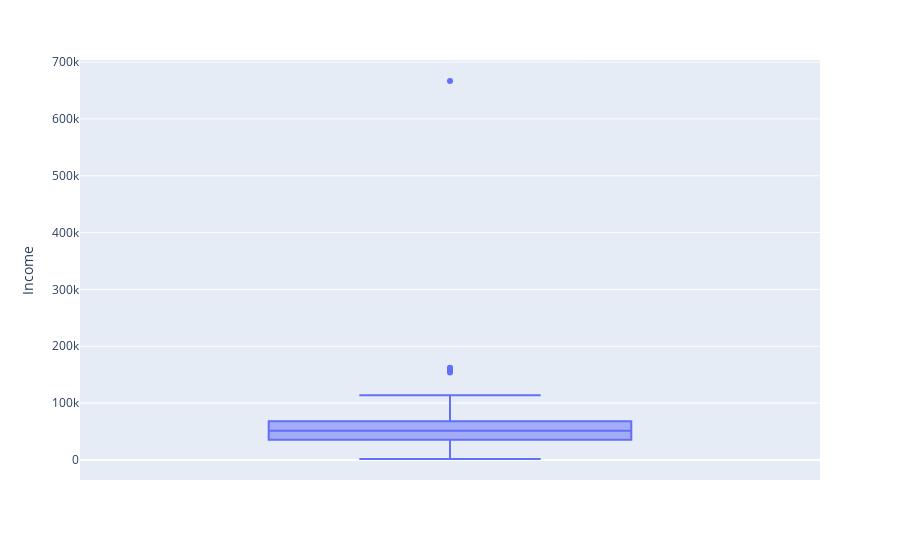

Write notebook code for a chart like this one.
### Code cell
#create a box plot

fig_income = px.box(data, y= 'Income')

fig_income.show()

### Figure 1 — Plotly figure (JSON) as saved in the notebook; plotly's stock layout.template omitted (floating-point values rounded to 4 significant figures; data arrays with more than 128 entries replaced by an {"elided": "..."} marker saying what was removed)
{"data": [{"alignmentgroup": "True", "hovertemplate": "Income=%{y}<extra></extra>", "legendgroup": "", "marker": {"color": "#636efa"}, "name": "", "notched": false, "offsetgroup": "", "orientation": "v", "showlegend": false, "type": "box", "x0": " ", "xaxis": "x", "y": {"elided": "2240 float values"}, "y0": " ", "yaxis": "y"}], "layout": {"boxmode": "group", "legend": {"tracegroupgap": 0}, "margin": {"t": 60}, "xaxis": {"anchor": "y", "domain": [0, 1]}, "yaxis": {"anchor": "x", "domain": [0, 1], "title": {"text": "Income"}}}}
